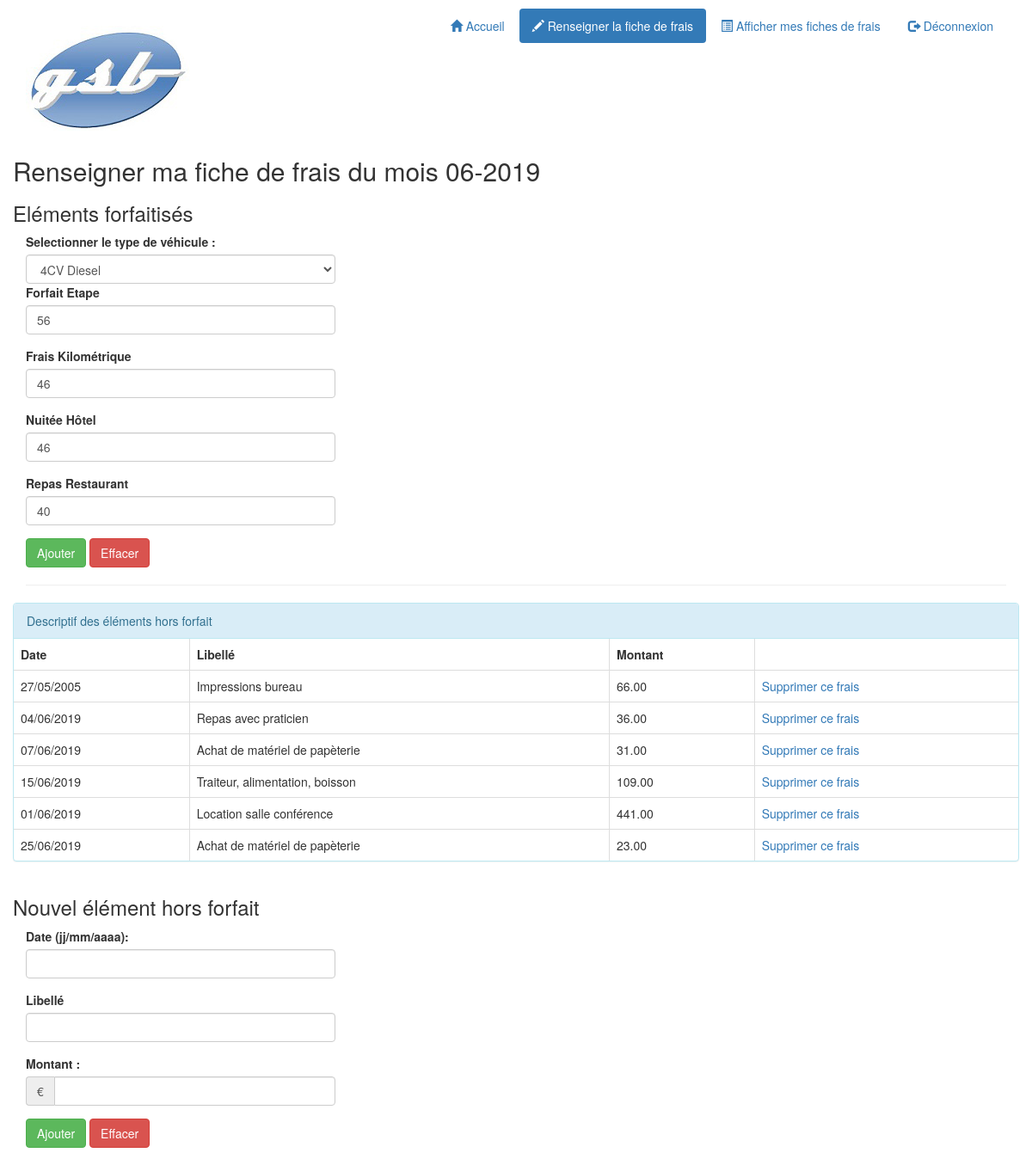
/index.php?uc=gererFrais&action=saisirFrais (signed in), run on the app's committed database.
### tables this page shows
CREATE TABLE `lignefraisforfait` (
  `idvisiteur` char(4) NOT NULL,
  `mois` char(6) NOT NULL,
  `idfraisforfait` char(3) NOT NULL,
  `quantite` int(11) DEFAULT NULL
);

CREATE TABLE `fraisforfait` (
  `id` char(3) NOT NULL,
  `libelle` char(20) DEFAULT NULL,
  `montant` decimal(5,2) DEFAULT NULL
);

CREATE TABLE `lignefraishorsforfait` (
  `id` int(11) NOT NULL,
  `idvisiteur` char(4) NOT NULL,
  `mois` char(6) NOT NULL,
  `libelle` varchar(100) DEFAULT NULL,
  `date` date DEFAULT NULL,
  `montant` decimal(10,2) DEFAULT NULL,
  `etat` varchar(20) DEFAULT NULL
);

### includes/fct.inc.php (called while the page is built, shortened)
<?php
function estConnecte() {
    return isset($_SESSION['idVisiteur']);
}
function dateAnglaisVersFrancais($maDate) {
    @list($annee, $mois, $jour) = explode('-', $maDate);
    $date = $jour . '/' . $mois . '/' . $annee;
    return $date;
}
function getMois($date) {
    @list($jour, $mois, $annee) = explode('/', $date);
    return $annee . $mois;
}

### controleurs/c_gererFrais.php (called while the page is built, shortened)
<?php
$idVisiteur = $_SESSION['idVisiteur'];
$mois = getMois(date('d/m/Y'));
$numAnnee = substr($mois, 0, 4);
$numMois = substr($mois, 4, 2);
$vehiculeDispo = $pdo->getTypeVoiture();
$lesFraisHorsForfait = $pdo->getLesFraisHorsForfait($idVisiteur, $mois);
$lesFraisForfait = $pdo->getLesFraisForfait($idVisiteur, $mois);
require 'vues/v_listeFraisForfait.php';
require 'vues/v_listeFraisHorsForfait.php';

### includes/class.pdogsb.inc.php (called while the page is built, shortened)
<?php
class PdoGsb {
    private static $serveur = 'mysql:host=localhost';
    private static $bdd = 'dbname=gsb_frais';
    private static $user = 'userGsb';
    private static $mdp = 'secret';
    private static $monPdo;
    private static $monPdoGsb = null;
    private function __construct() {
        PdoGsb::$monPdo = new PDO(
                PdoGsb::$serveur . ';' . PdoGsb::$bdd, PdoGsb::$user, PdoGsb::$mdp
        );
        PdoGsb::$monPdo->query('SET CHARACTER SET utf8');
        PdoGsb::$monPdo->setAttribute(PDO::ATTR_ERRMODE, PDO::ERRMODE_WARNING);
    }
    public static function getPdoGsb() {
        if (PdoGsb::$monPdoGsb == null) {
            PdoGsb::$monPdoGsb = new PdoGsb();
        }
        return PdoGsb::$monPdoGsb;
    }
    public function getLesFraisHorsForfait($idVisiteur, $mois) {
        $requetePrepare = PdoGsb::$monPdo->prepare(
                'SELECT * FROM lignefraishorsforfait '
                . 'WHERE lignefraishorsforfait.idvisiteur = :unIdVisiteur '
                . 'AND lignefraishorsforfait.mois = :unMois'
        );
        $requetePrepare->bindParam(':unIdVisiteur', $idVisiteur, PDO::PARAM_STR);
        $requetePrepare->bindParam(':unMois', $mois, PDO::PARAM_STR);
        $requetePrepare->execute();
        $lesLignes = $requetePrepare->fetchAll();
        for ($i = 0; $i < count($lesLignes); $i++) {
            $date = $lesLignes[$i]['date'];
            $lesLignes[$i]['date'] = dateAnglaisVersFrancais($date);
        }
        return $lesLignes;
    }
    public function getLesFraisForfait($idVisiteur, $mois) {
        $requetePrepare = PdoGSB::$monPdo->prepare(
                'SELECT fraisforfait.id as idfrais, '
                . 'fraisforfait.libelle as libelle, '
                . 'lignefraisforfait.quantite as quantite '
                . 'FROM lignefraisforfait '
                . 'INNER JOIN fraisforfait '
                . 'ON fraisforfait.id = lignefraisforfait.idfraisforfait '
                . 'WHERE lignefraisforfait.idvisiteur = :unIdVisiteur '
                . 'AND lignefraisforfait.mois = :unMois '
                . 'ORDER BY lignefraisforfait.idfraisforfait'
        );
        $requetePrepare->bindParam(':unIdVisiteur', $idVisiteur, PDO::PARAM_STR);
        $requetePrepare->bindParam(':unMois', $mois, PDO::PARAM_STR);
        $requetePrepare->execute();
        return $requetePrepare->fetchAll();
    }
    public function getTypeVoiture() {
        $requetePrepare = PdoGSB::$monPdo->prepare(
                'SELECT vehicule.libelle AS libellevehicule, vehicule.montant AS indemKm, vehicule.id AS idvehicule '
                . 'FROM vehicule '
        );
        $requetePrepare->execute();
        $laLigne = $requetePrepare->fetchAll();
        return $laLigne;
    }
}

### vues/v_listeFraisForfait.php (the view, shortened to what this page needs)
<div class="row">
    <h2>Renseigner ma fiche de frais du mois
        <?php echo $numMois . '-' . $numAnnee ?>
    </h2>
    <h3>Eléments forfaitisés</h3>
    <div class="col-md-4">
        <form method="post"
              action="index.php?uc=gererFrais&action=validerMajFraisForfait"
              role="form">
            <fieldset>
                <label for="typeVehicule">Selectionner le type de véhicule : </label>
                <select id="typeVehicule" name="typeVehicule" class="form-control">
                    <?php
                    foreach ($vehiculeDispo as $unVehicule) {
                        $libelleVehicule = $unVehicule['libellevehicule'];
                        $idVehicule = $unVehicule['idvehicule'];
                        ?>
                        <option value="<?php echo $idVehicule ?>"><?php echo $libelleVehicule ?></option>
                        <?php
                    }
                    ?>
                </select>
                <?php
                foreach ($lesFraisForfait as $unFrais) {
                    $idFrais = $unFrais['idfrais'];
                    $libelle = htmlspecialchars($unFrais['libelle']);
                    $quantite = $unFrais['quantite'];
                    ?>
                    <div class="form-group">
                        <label for="idFrais"><?php echo $libelle ?></label>
                        <input type="text" id="idFrais"
                               name="lesFrais[<?php echo $idFrais ?>]"
                               size="10" maxlength="5"
                               value="<?php echo $quantite ?>"
                               class="form-control">
                    </div>
                    <?php
                }
                ?>
                <button class="btn btn-success" type="submit">Ajouter</button>
                <a class="btn btn-danger" href="index.php?uc=gererFrais&action=supprimerFraisForfait&<?php echo $idVisiteur; ?>&mois=<?php echo $numAnnee, $numMois; ?>" onclick="return confirm('Voulez-vous vraiment supprimer ce frais?');" role="button">Effacer</a>
            </fieldset>
        </form>
    </div>
</div>

### vues/v_entete.php (shortened to what this page needs)
<!DOCTYPE html>
<html>
    <head>
        <link href="./styles/bootstrap/bootstrap.css" rel="stylesheet">
        <link href="./styles/style.css" rel="stylesheet">
    </head>
    <body>
        <div class="container">
            <?php
            $uc = filter_input(INPUT_GET, 'uc', FILTER_SANITIZE_STRING);
            if ($estConnecte) {
                $grade = $_SESSION['grade'];
                ?>
                <div class="header">
                    <div class="row vertical-align">
                        <div class="col-md-4">
                            <h1>
                                <img src="./images/logo.jpg" class="img-responsive"
                                     alt="Laboratoire Galaxy-Swiss Bourdin"
                                     title="Laboratoire Galaxy-Swiss Bourdin">
                            </h1>
                        </div>
                        <?php
                        if ($grade != 'c') {
                            ?>
                            <div class="col-md-8">
                                <ul class="nav nav-pills pull-right" role="tablist">
                                    <li <?php if (!$uc || $uc == 'accueil') { ?>class="active" <?php } ?>>
                                        <a href="index.php">
                                            <span class="glyphicon glyphicon-home"></span>
                                            Accueil
                                        </a>
                                    </li>
                                    <li <?php if ($uc == 'gererFrais') { ?>class="active"<?php } ?>>
                                        <a href="index.php?uc=gererFrais&action=saisirFrais">
                                            <span class="glyphicon glyphicon-pencil"></span>
                                            Renseigner la fiche de frais
                                        </a>
                                    </li>
                                    <li <?php if ($uc == 'etatFrais') { ?>class="active"<?php } ?>>
                                        <a href="index.php?uc=etatFrais&action=selectionnerMois">
                                            <span class="glyphicon glyphicon-list-alt"></span>
                                            Afficher mes fiches de frais
                                        </a>
                                    </li>
                                    <li
                                        <?php if ($uc == 'deconnexion') { ?>class="active"<?php } ?>>
                                        <a href="index.php?uc=deconnexion&action=demandeDeconnexion">
                                            <span class="glyphicon glyphicon-log-out"></span>
                                            Déconnexion
                                        </a>
                                    </li>
                                </ul>
                            </div>
                            <?php
                        }
                        ?>
                    </div>
                </div>
                <?php
            }

### index.php (shortened to what this page needs)
<?php
require_once 'includes/fct.inc.php';
require_once 'includes/class.pdogsb.inc.php';
$pdo = PdoGsb::getPdoGsb();
$estConnecte = estConnecte();
require 'vues/v_entete.php';
$uc = filter_input(INPUT_GET, 'uc', FILTER_SANITIZE_STRING);
switch ($uc) {
case 'gererFrais':
    include 'controleurs/c_gererFrais.php';
    break;
}
require 'vues/v_pied.php';

### vues/v_listeFraisHorsForfait.php (shortened to what this page needs)
<hr>
<div class="row">
    <div class="panel panel-info">
        <div class="panel-heading">Descriptif des éléments hors forfait</div>
        <table class="table table-bordered table-responsive">
            <thead>
                <tr>
                    <th class="date">Date</th>
                    <th class="libelle">Libellé</th>
                    <th class="montant">Montant</th>
                    <th class="action">&nbsp;</th>
                </tr>
            </thead>
            <tbody>
            <?php
            foreach ($lesFraisHorsForfait as $unFraisHorsForfait) {
                $libelle = htmlspecialchars($unFraisHorsForfait['libelle']);
                $date = $unFraisHorsForfait['date'];
                $montant = $unFraisHorsForfait['montant'];
                $id = $unFraisHorsForfait['id']; ?>
                <tr>
                    <td> <?php echo $date ?></td>
                    <td> <?php echo $libelle ?></td>
                    <td><?php echo $montant ?></td>
                    <td><a href="index.php?uc=gererFrais&action=supprimerFrais&idFrais=<?php echo $id ?>"
                           onclick="return confirm('Voulez-vous vraiment supprimer ce frais?');">Supprimer ce frais</a></td>
                </tr>
                <?php
            }
            ?>
            </tbody>
        </table>
    </div>
</div>
<div class="row">
    <h3>Nouvel élément hors forfait</h3>
    <div class="col-md-4">
        <form action="index.php?uc=gererFrais&action=validerCreationFrais"
              method="post" role="form">
            <div class="form-group">
                <label for="txtDateHF">Date (jj/mm/aaaa): </label>
                <input type="text" id="txtDateHF" name="dateFrais"
                       class="form-control" id="text">
            </div>
            <div class="form-group">
                <label for="txtLibelleHF">Libellé</label>
                <input type="text" id="txtLibelleHF" name="libelle"
                       class="form-control" id="text">
            </div>
            <div class="form-group">
                <label for="txtMontantHF">Montant : </label>
                <div class="input-group">
                    <span class="input-group-addon">€</span>
                    <input type="text" id="txtMontantHF" name="montant"
                           class="form-control" value="">
                </div>
            </div>
            <button class="btn btn-success" type="submit">Ajouter</button>
            <button class="btn btn-danger" type="reset">Effacer</button>
        </form>
    </div>
</div>
<br>

### vues/v_pied.php (shortened to what this page needs)
        </div>
    </body>
</html>

### styles/style.css (style rules this page uses)
.header { margin-top: 10px; }

### data on the page
lignefraisforfait: idfraisforfait.libelle "Forfait Etape", quantite "56"
lignefraisforfait: idfraisforfait.libelle "Frais Kilométrique", quantite "46"
lignefraisforfait: idfraisforfait.libelle "Nuitée Hôtel", quantite "46"
lignefraisforfait: idfraisforfait.libelle "Repas Restaurant", quantite "40"
lignefraishorsforfait: date "27/05/2005", libelle "Impressions bureau", montant "66.00"
lignefraishorsforfait: date "04/06/2019", libelle "Repas avec praticien", montant "36.00"
lignefraishorsforfait: date "07/06/2019", libelle "Achat de matériel de papèterie", montant "31.00"
lignefraishorsforfait: date "15/06/2019", libelle "Traiteur, alimentation, boisson", montant "109.00"
lignefraishorsforfait: date "01/06/2019", libelle "Location salle conférence", montant "441.00"
lignefraishorsforfait: date "25/06/2019", libelle "Achat de matériel de papèterie", montant "23.00"

### other printed values
$numMois "06"
$numAnnee "2019"
form field typeVehicule "4CV Diesel"
